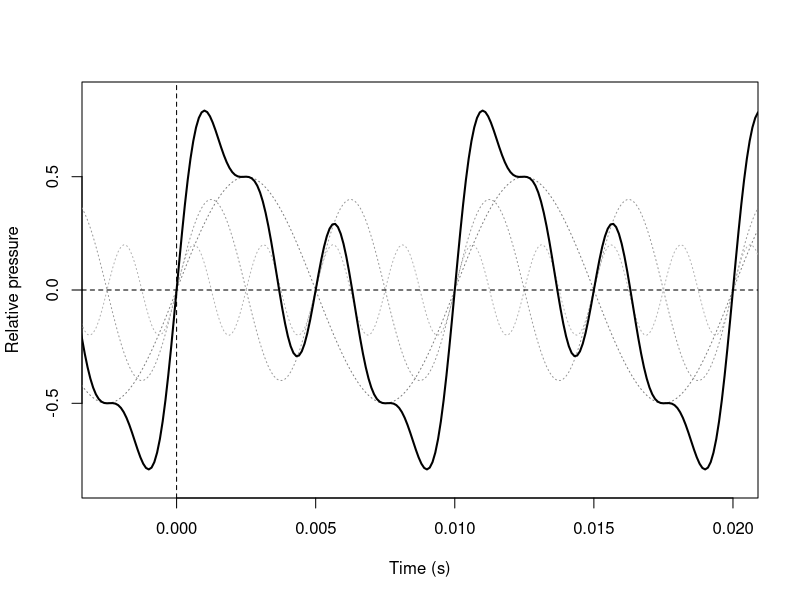

R code for this plot: (Note: this script raises an error after producing the figure.)
## ---- chunk 1
xx <- seq(-0.1,0.1,by=.0001) # .1 ms
yy <- 0.5*sin(2*pi*100*xx) + 0.4*sin(2*pi*200*xx) + 0.2*sin(2*pi*400*xx)
T <- .01 # period
# f0 is 100 Hz, each period is 10 ms or 100 samples
plot( xx, yy, xlim=c(-0.0025,.020),
      ylim=c(-0.85,0.85), lwd=2, 
      xlab="Time (s)", ylab="Relative pressure", type="n")
lines( xx, 0.5*sin(2*pi*100*xx), lty="dotted", col="grey50" )
lines( xx, 0.4*sin(2*pi*200*xx), lty="dotted", col="grey60" )
lines( xx, 0.2*sin(2*pi*400*xx), lty="dotted", col="grey70" )
lines( xx, yy, lty=1, lwd=2 )
abline(h=0, lty=2)
abline(v=0, lty=2)
# abline(v=0.000475, lty=2)
# arrows( x0=0.00425, y0=min(yy), y1=max(yy), 
#         lwd=3, angle=15, col="darkred", code=3 )
# text( x=0.00425-0.0002, y=0.25, pos=2, cex=1.25, adj=0.8,
#       labels="Amplitude", col="darkred", srt=90 )
# # arrows( x0=0.0054, y0=-0, x1=.0054+T-0.0001,
# arrows( x0=0.0+T+0.000475, y0=-0, x1=0+T+T+0.000475-0.0001,
#         lwd=3, angle=15, col="darkred", code=3 )
# # half a period, centered, nudge left
# text( x=0+T+T/2+0.000475-0.0001, y=0, pos=1, labels="Period", cex=1.25, 
#       col="darkred", adj=0.5 )
# arrows( x0=0, y0=0.7, x1=.000475,
#         lwd=3, angle=15, col="darkred", code=3, length=0.1 )
# text( x=0, y=0.7, pos=2, cex=1.25, labels="Phase",
#       col="darkred", adj=1 )
## ---- chunk 2
knitr::include_graphics("figures/complex100n200n400.png")
## ---- chunk 3
knitr::include_graphics("figures/whitebrownnoises.png")
